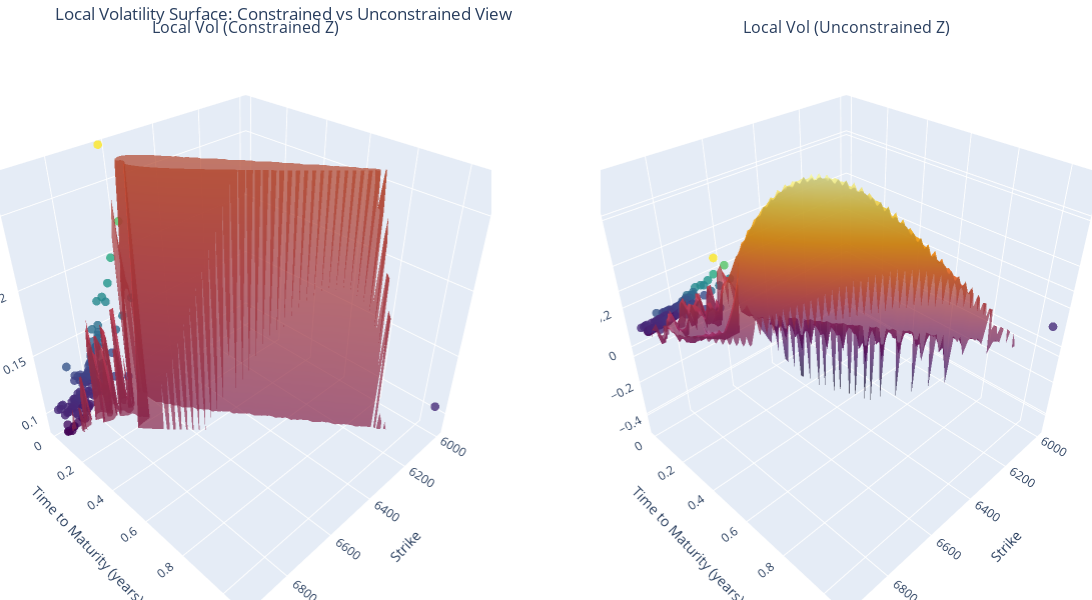

The notebook cell saved with this chart:
### Code cell
impvol_interp = interp
params = [calls["S0"].iloc[0],calls["r"].iloc[0],impvol_interp]
local_vol_surface = get_local_vol_surface(calls,params)
plot_local_vol_surface(calls,local_vol_surface)

### Figure 1 — Plotly figure (JSON) as saved in the notebook; plotly's stock layout.template omitted (floating-point values rounded to 4 significant figures; data arrays with more than 128 entries replaced by an {"elided": "..."} marker saying what was removed)
{"data": [{"marker": {"color": {"elided": "129 float values"}, "colorscale": [[0, "#440154"], [0.1111, "#482878"], [0.2222, "#3e4989"], [0.3333, "#31688e"], [0.4444, "#26828e"], [0.5556, "#1f9e89"], [0.6667, "#35b779"], [0.7778, "#6ece58"], [0.8889, "#b5de2b"], [1, "#fde725"]], "opacity": 0.8, "size": 3}, "mode": "markers", "name": "Data Points", "scene": "scene", "showlegend": false, "type": "scatter3d", "x": {"elided": "129 float values"}, "y": {"elided": "129 float values"}, "z": {"elided": "129 float values"}}, {"colorscale": [[0, "#000004"], [0.1111, "#1b0c41"], [0.2222, "#4a0c6b"], [0.3333, "#781c6d"], [0.4444, "#a52c60"], [0.5556, "#cf4446"], [0.6667, "#ed6925"], [0.7778, "#fb9b06"], [0.8889, "#f7d13d"], [1, "#fcffa4"]], "opacity": 0.7, "scene": "scene", "showlegend": false, "showscale": false, "type": "surface", "x": {"elided": "60x60 float values"}, "y": {"elided": "60x60 float values"}, "z": {"elided": "60x60 float values"}}, {"marker": {"color": {"elided": "129 float values"}, "colorscale": [[0, "#440154"], [0.1111, "#482878"], [0.2222, "#3e4989"], [0.3333, "#31688e"], [0.4444, "#26828e"], [0.5556, "#1f9e89"], [0.6667, "#35b779"], [0.7778, "#6ece58"], [0.8889, "#b5de2b"], [1, "#fde725"]], "opacity": 0.8, "size": 3}, "mode": "markers", "name": "Data Points", "scene": "scene2", "showlegend": false, "type": "scatter3d", "x": {"elided": "129 float values"}, "y": {"elided": "129 float values"}, "z": {"elided": "129 float values"}}, {"colorscale": [[0, "#000004"], [0.1111, "#1b0c41"], [0.2222, "#4a0c6b"], [0.3333, "#781c6d"], [0.4444, "#a52c60"], [0.5556, "#cf4446"], [0.6667, "#ed6925"], [0.7778, "#fb9b06"], [0.8889, "#f7d13d"], [1, "#fcffa4"]], "opacity": 0.7, "scene": "scene2", "showlegend": false, "showscale": false, "type": "surface", "x": {"elided": "60x60 float values"}, "y": {"elided": "60x60 float values"}, "z": {"elided": "60x60 float values"}}], "layout": {"annotations": [{"font": {"size": 16}, "showarrow": false, "text": "Local Vol (Constrained Z)", "x": 0.225, "xanchor": "center", "xref": "paper", "y": 1, "yanchor": "bottom", "yref": "paper"}, {"font": {"size": 16}, "showarrow": false, "text": "Local Vol (Unconstrained Z)", "x": 0.775, "xanchor": "center", "xref": "paper", "y": 1, "yanchor": "bottom", "yref": "paper"}], "height": 600, "margin": {"b": 0, "l": 0, "r": 0, "t": 40}, "scene": {"domain": {"x": [0, 0.45], "y": [0, 1]}, "xaxis": {"title": {"text": "Strike"}}, "yaxis": {"title": {"text": "Time to Maturity (years)"}}, "zaxis": {"range": [0.0819, 0.2756], "title": {"text": "Volatility"}}}, "scene2": {"domain": {"x": [0.55, 1], "y": [0, 1]}, "xaxis": {"title": {"text": "Strike"}}, "yaxis": {"title": {"text": "Time to Maturity (years)"}}, "zaxis": {"title": {"text": "Volatility"}}}, "title": {"text": "Local Volatility Surface: Constrained vs Unconstrained View"}, "width": 1200}}
